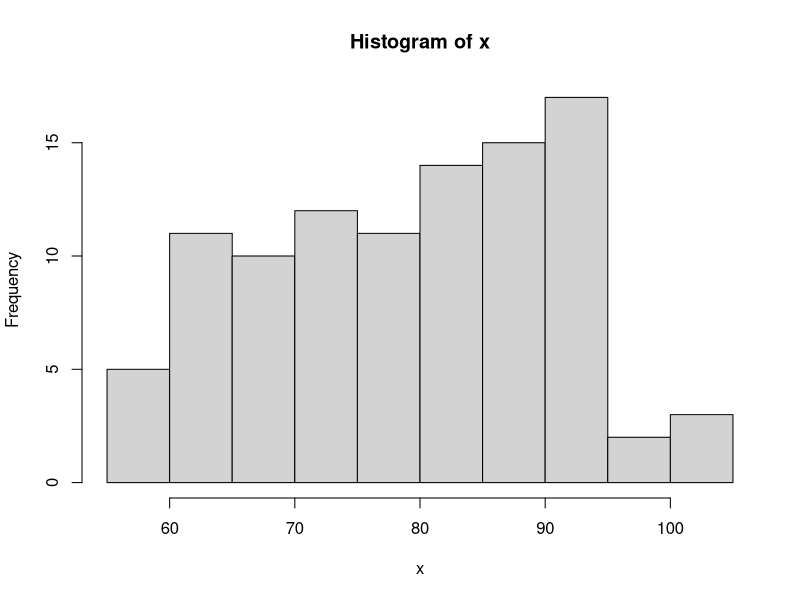
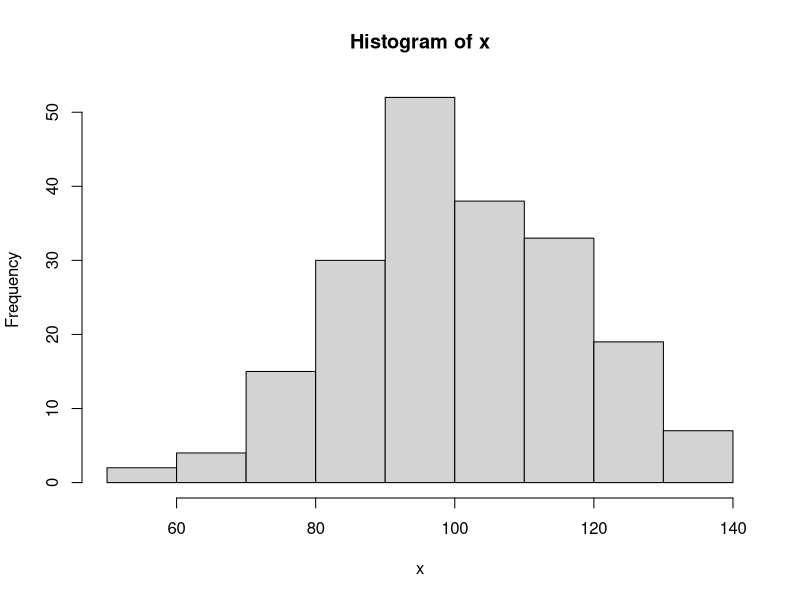
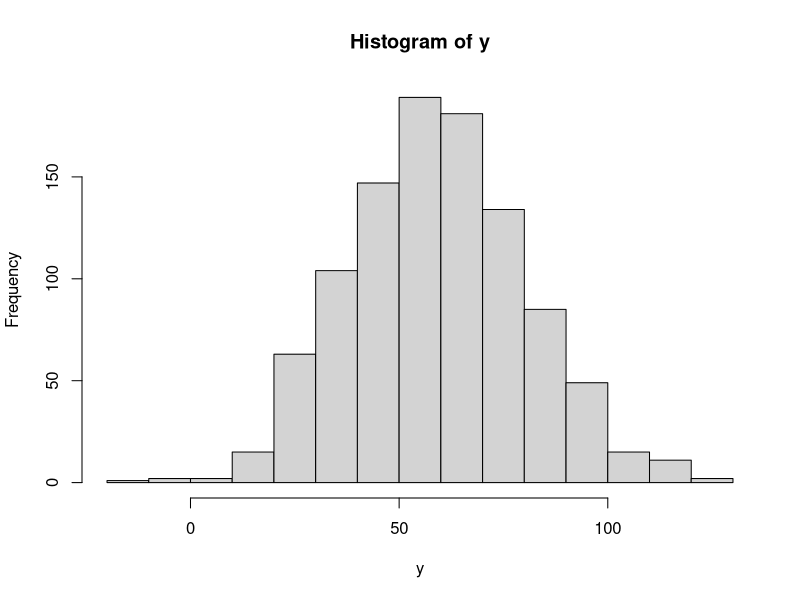
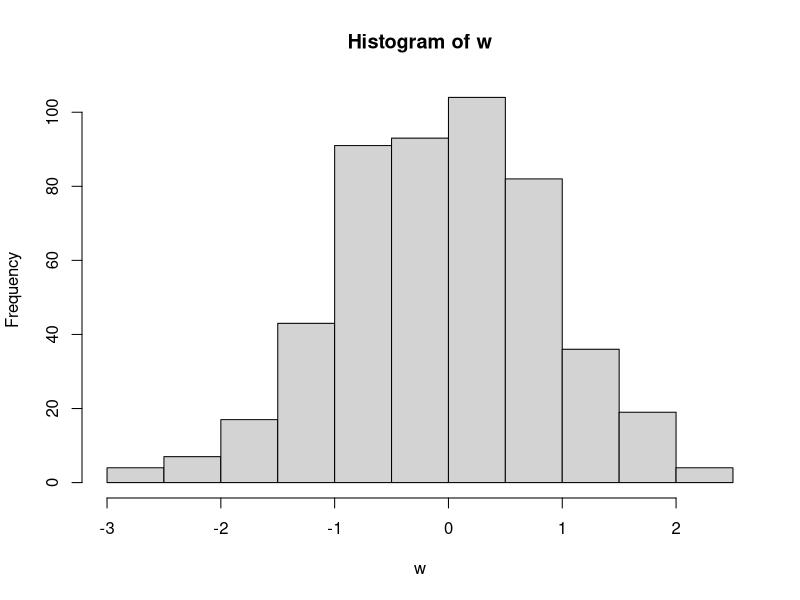

Generate these figures, in order, with R:
## ---- chunk 1

x <- rnorm(100, 80, 12)
hist(x)
## ---- chunk 2
### As these numbers are normally generated
### Your histograms might look different than the solutions
### The solution is to provide you the code

x <- rnorm(200, 100, 15)
hist(x)

y <- rnorm(1000, 60, 20)
hist(y)

### remember the standard normal distribution
### is just a normal distribution with mean=0 and sd=1

w <- rnorm(500, 0, 1)
hist(w)
## ---- chunk 3

z1 <- (120 - 100)/10
z1

z2 <- (80 - 90)/8
z2

z3 <- (12 - 8)/3
z3

## ---- chunk 4

### lower.tail = TRUE will give us the area on the left of our z-score
p1 <- pnorm(-1.6, 0, 1, lower.tail = TRUE)
p1*100

### lower.tail = FALSE will give us the area on the right of our z-score
p2 <- pnorm(1.4, 0, 1, lower.tail = FALSE)
p2*100

p3 <- pnorm(-1.2, 0, 1, lower.tail = FALSE)
p3*100


p4 <- pnorm(1.5, 0, 1, lower.tail = TRUE)
p5 <- pnorm(-2, 0, 1, lower.tail = TRUE)
p6 <- p4 - p5
p6*100
